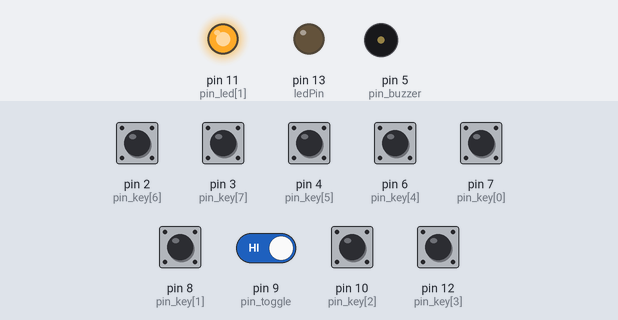
Bench run of a sketch on a simulated Arduino Uno, built with avr-gcc and run on an emulated ATmega328P. Parts: output pins drawn as LEDs (lit = HIGH), buzzer (waves = sounding). Dashed ring = blinking. The test bench sets the inputs (shaded band); at power-on: pin 2 (pin_key[6]), pin 3 (pin_key[7]), pin 4 (pin_key[5]), pin 6 (pin_key[4]), pin 7 (pin_key[0]), pin 8 (pin_key[1]), pin 9 (pin_toggle), pin 10 (pin_key[2]), pin 12 (pin_key[3]) HIGH. What the sketch prints to the serial monitor is not drawn.

Above: at 1.2 s.
1.3 s: pin 9 (pin_toggle) driven LOW
At 1.52 s:
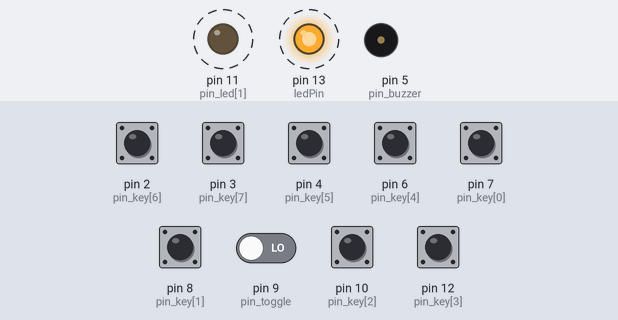
4.3 s: pin 2 (pin_key[6]) pulled LOW for 1 s
At 4.52 s:
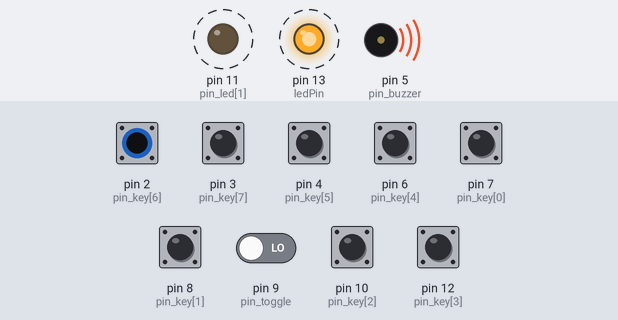
7.3 s: pin 9 (pin_toggle) driven HIGH
At 7.8 s:
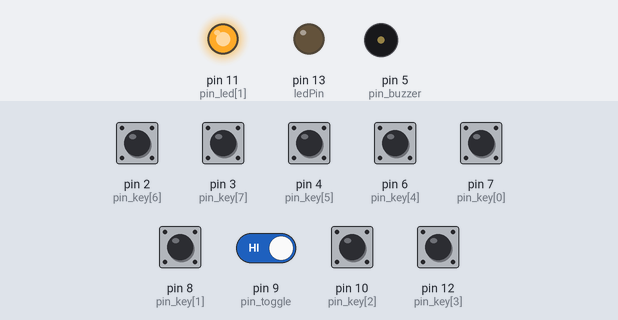
Timing chart, 0 to 10.3 s (numbered marks = the images above; inputs shaded):
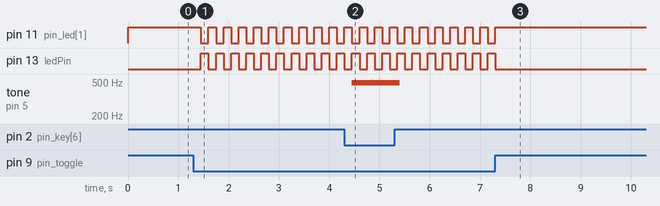

Measured:
- after the input at 1.3 s, pin 11 (pin_led[1]), pin 13 (ledPin): alternates HIGH for 0.15 s and LOW for 0.15 s, starting after 0.15 s
- after the input at 4.3 s, tone on pin 5 (pin_buzzer): silent → 493 Hz after 0.15 s, → silent 0.95 s later
- after the input at 7.3 s, pin 11 (pin_led[1]): goes on until 7.3 s, then stays HIGH; pin 13 (ledPin): goes on until 7.3 s, then stays LOW

The sketch:

sketch_sep18a.ino
```cpp
#include <StackArray.h>
#include <LinkedList.h>

const int pin_toggle = 9;
const int pin_key[8] = {7,8,10,12,6,4,2,3};
const int melody[8] = {262,294,330,349,392,440,493,523};
const int pin_led[2] = {13,11};
const int pin_buzzer = 5;
const bool pressed = false;

bool record = false;

long index_note;
long index_duration;
long count_duration;

StackArray <int> key;
LinkedList <int> note;
LinkedList <int> duration;

void setup() {
  Serial.begin(115200);

  for(int i = 0;i < 8;i++){
    pinMode(pin_key[i], INPUT_PULLUP);
  }
  pinMode(pin_toggle, INPUT_PULLUP);
  pinMode(pin_buzzer, OUTPUT);
  pinMode(pin_led[0], OUTPUT);
  pinMode(pin_led[1], OUTPUT);

  digitalWrite(pin_led[0], LOW);
  digitalWrite(pin_led[1], HIGH);
}

void loop() {
  toggle();
  piano();
  play_record();
}

int piano() {
  int Count = 0;
  int Note = 0;

  for(int i = 0;i < 8;i++) {
    if(digitalRead(pin_key[i]) == pressed){
      key.push(i);
    }
  }

  Count = key.count();

  while(!key.isEmpty ()) {
    Note += melody[key.pop()];
  }

  Note /= Count;

  if(record && Count) {
    if(note.size() == 0) {
      note.add(Note);
      duration.add(millis());
    }

    if(note.size() > 0 && note.get(note.size() - 1) != Note) {
      duration.set(duration.size() - 1, millis() - duration.get(duration.size() - 1));
      duration.add(millis());
      note.add(Note);
    }
      Serial.println(duration.get(0));

    tone(pin_buzzer ,Note ,200);
  }else if(note.size() > 0 && note.get(note.size() - 1) != 0) {
    duration.set(duration.size() - 1, millis() - duration.get(duration.size() - 1));
    duration.add(millis());
    note.add(0);
  }
}

void toggle(){
  if(digitalRead(pin_toggle) == pressed) {
    delay(150);

    record = !record;

    digitalWrite(pin_led[0], record);
    digitalWrite(pin_led[1], !record);

    if(record) {
      note.clear();
      duration.clear();
    }else {
      duration.set(duration.size() - 1, millis() - duration.get(duration.size() - 1));
      index_note = 0;
      index_duration = 0;
      count_duration = 0;
    }
  }
}

void play_record() {
  long last_song;

  if(!record) {
    if(count_duration <= duration.get(index_duration)) {
      Serial.println(duration.get(0));
      tone(pin_buzzer ,note.get(index_note) ,200);
      count_duration++;
    }else{
      index_duration++;
      index_note++;
      if(note.get(index_note) == 0) {
        count_duration = 0;
      }else {
        count_duration = -500;
      }
    }

    if(index_duration < duration.size()) {
      last_song = millis();
    }

    if(millis() - last_song > 3000) {
      count_duration = 0;
      index_duration = 0;
      index_note = 0;
    }
  }
}
```

StackArray.h
```cpp
// (licence header left out)
// header defining the interface of the source.
#ifndef _STACKARRAY_H
#define _STACKARRAY_H

// include Arduino basic header.
#include <Arduino.h>

// the definition of the stack class.
template<typename T>
class StackArray {
  public:
    // init the stack (constructor).
    StackArray ();

    // clear the stack (destructor).
    ~StackArray ();

    // push an item to the stack.
    void push (const T i);

    // pop an item from the stack.
    T pop ();

    // get an item from the stack.
    T peek () const;

    // check if the stack is empty.
    bool isEmpty () const;

    // get the number of items in the stack.
    int count () const;

    // check if the stack is full.
    bool isFull () const;

    // set the printer of the stack.
    void setPrinter (Print & p);

  private:
    // resize the size of the stack.
    void resize (const int s);

    // exit report method in case of error.
    void exit (const char * m) const;

    // led blinking method in case of error.
    void blink () const;

    // the initial size of the stack.
    static const int initialSize = 2;

    // the pin number of the on-board led.
    static const int ledPin = 13;

    Print * printer; // the printer of the stack.
    T * contents;    // the array of the stack.
    int size;        // the size of the stack.
    int top;         // the top index of the stack.
};

// init the stack (constructor).
template<typename T>
StackArray<T>::StackArray () {
  size = 0;       // set the size of stack to zero.
  top = 0;        // set the initial top index of the stack.
  printer = NULL; // set the printer of stack to point nowhere.

  // allocate enough memory for the array.
  contents = (T *) malloc (sizeof (T) * initialSize);

  // if there is a memory allocation error.
  if (contents == NULL)
    exit ("STACK: insufficient memory to initialize stack.");

  // set the initial size of the stack.
  size = initialSize;
}

// clear the stack (destructor).
template<typename T>
StackArray<T>::~StackArray () {
  free (contents); // deallocate the array of the stack.

  contents = NULL; // set stack's array pointer to nowhere.
  printer = NULL;  // set the printer of stack to point nowhere.
  size = 0;        // set the size of stack to zero.
  top = 0;         // set the initial top index of the stack.
}

// resize the size of the stack.
template<typename T>
void StackArray<T>::resize (const int s) {
  // defensive issue.
  if (s <= 0)
    exit ("STACK: error due to undesirable size for stack size.");

  // reallocate enough memory for the array.
  contents = (T *) realloc (contents, sizeof (T) * s);

  // if there is a memory allocation error.
  if (contents == NULL)
    exit ("STACK: insufficient memory to resize stack.");

  // set the new size of the stack.
  size = s;
}

// push an item to the stack.
template<typename T>
void StackArray<T>::push (const T i) {
  // check if the stack is full.
  if (isFull ())
    // double size of array.
    resize (size * 2);

  // store the item to the array.
  contents[top++] = i;
}

// pop an item from the stack.
template<typename T>
T StackArray<T>::pop () {
  // check if the stack is empty.
  if (isEmpty ())
    exit ("STACK: can't pop item from stack: stack is empty.");

  // fetch the top item from the array.
  T item = contents[--top];

  // shrink size of array if necessary.
  if (!isEmpty () && (top <= size / 4))
    resize (size / 2);

  // return the top item from the array.
  return item;
}

// get an item from the stack.
template<typename T>
T StackArray<T>::peek () const {
  // check if the stack is empty.
  if (isEmpty ())
    exit ("STACK: can't peek item from stack: stack is empty.");

  // get the top item from the array.
  return contents[top - 1];
}

// check if the stack is empty.
template<typename T>
bool StackArray<T>::isEmpty () const {
  return top == 0;
}

// check if the stack is full.
template<typename T>
bool StackArray<T>::isFull () const {
  return top == size;
}

// get the number of items in the stack.
template<typename T>
int StackArray<T>::count () const {
  return top;
}

// set the printer of the stack.
template<typename T>
void StackArray<T>::setPrinter (Print & p) {
  printer = &p;
}

// exit report method in case of error.
template<typename T>
void StackArray<T>::exit (const char * m) const {
  // print the message if there is a printer.
  if (printer)
    printer->println (m);

  // loop blinking until hardware reset.
  blink ();
}

// led blinking method in case of error.
template<typename T>
void StackArray<T>::blink () const {
  // set led pin as output.
  pinMode (ledPin, OUTPUT);

  // continue looping until hardware reset.
  while (true) {
    digitalWrite (ledPin, HIGH); // sets the LED on.
    delay (250);                 // pauses 1/4 of second.
    digitalWrite (ledPin, LOW);  // sets the LED off.
    delay (250);                 // pauses 1/4 of second.
  }

  // solution selected due to lack of exit() and assert().
}

#endif // _STACKARRAY_H
```
